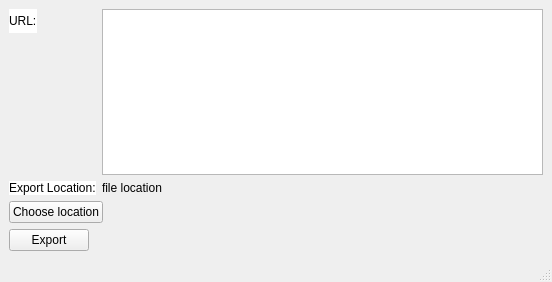
<?xml version="1.0" encoding="UTF-8"?>
<ui version="4.0">
 <class>MainWindow</class>
 <widget class="QMainWindow" name="MainWindow">
  <property name="geometry">
   <rect>
    <x>0</x>
    <y>0</y>
    <width>552</width>
    <height>282</height>
   </rect>
  </property>
  <property name="minimumSize">
   <size>
    <width>80</width>
    <height>60</height>
   </size>
  </property>
  <property name="windowTitle">
   <string>โปรแกรมดึงข้อมูลหุ้น</string>
  </property>
  <widget class="QWidget" name="centralwidget">
   <property name="enabled">
    <bool>true</bool>
   </property>
   <layout class="QFormLayout" name="formLayout_2">
    <item row="0" column="0" colspan="2">
     <layout class="QFormLayout" name="formLayout">
      <item row="0" column="0">
       <widget class="QLabel" name="url">
        <property name="styleSheet">
         <string notr="true">font: 16pt &quot;Calibri&quot;;
background-color: rgb(255, 255, 255);</string>
        </property>
        <property name="text">
         <string>URL:</string>
        </property>
       </widget>
      </item>
      <item row="0" column="1">
       <widget class="QTextEdit" name="urlinput"/>
      </item>
      <item row="2" column="0">
       <widget class="QLabel" name="export_location">
        <property name="styleSheet">
         <string notr="true">font: 16pt &quot;Calibri&quot;;
background-color: rgb(255, 255, 255);</string>
        </property>
        <property name="text">
         <string>Export Location:</string>
        </property>
       </widget>
      </item>
      <item row="2" column="1">
       <widget class="QLabel" name="output">
        <property name="styleSheet">
         <string notr="true">font: 16pt &quot;Calibri&quot;;</string>
        </property>
        <property name="text">
         <string>file location</string>
        </property>
       </widget>
      </item>
     </layout>
    </item>
    <item row="1" column="0">
     <widget class="QPushButton" name="file_location">
      <property name="text">
       <string>Choose location</string>
      </property>
     </widget>
    </item>
    <item row="2" column="0">
     <widget class="QPushButton" name="export_button">
      <property name="text">
       <string>Export</string>
      </property>
     </widget>
    </item>
   </layout>
  </widget>
  <widget class="QMenuBar" name="menubar">
   <property name="geometry">
    <rect>
     <x>0</x>
     <y>0</y>
     <width>552</width>
     <height>21</height>
    </rect>
   </property>
  </widget>
  <widget class="QStatusBar" name="statusbar"/>
 </widget>
 <resources/>
 <connections/>
</ui>
